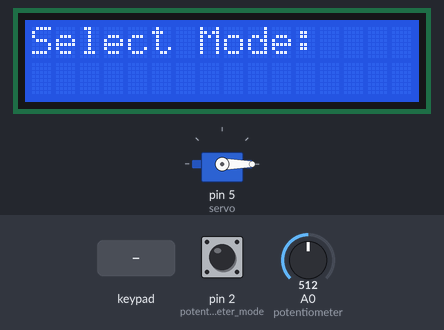
Bench run of a sketch on a simulated Arduino Uno, built with avr-gcc and run on an emulated ATmega328P. Shown: 16×2 character LCD, servo. The test bench sets the inputs (shaded band); at power-on: pin 2 (potentiometer_mode) LOW, A0 (potentiometer) = 512. What the sketch prints to the serial monitor is not drawn.

Above: at 1.2 s.
1.3 s: key 'A' pressed
At 3.6 s:
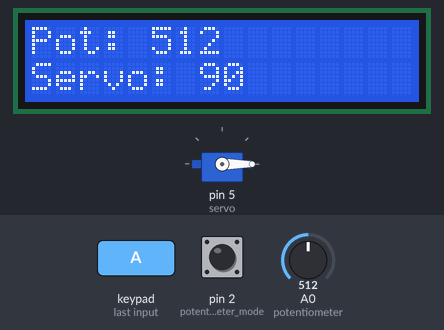
3.9 s: pin 2 (potentiometer_mode) pulled HIGH for 0.15 s
At 4.4 s:
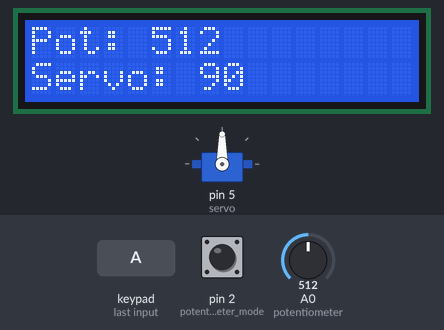
5.5 s: A0 (potentiometer) set to 716
At 6.6 s:
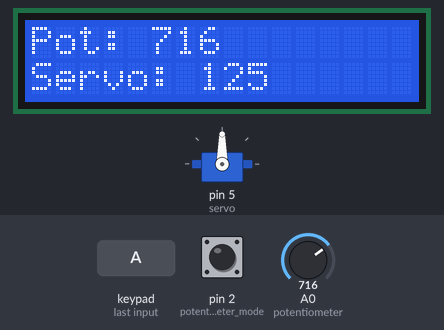
7.0 s: pin 2 (potentiometer_mode) pulled HIGH for 1 s
At 7.9 s:
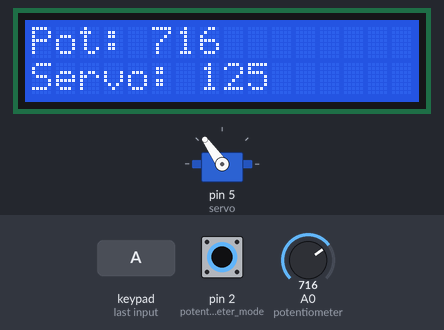
9.5 s: A0 (potentiometer) set to 900
At 10.7 s:
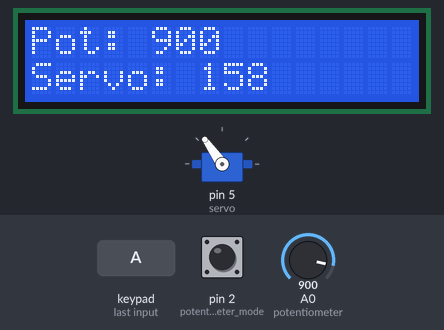
11.0 s: pin 2 (potentiometer_mode) pulled HIGH for 0.15 s
At 12.3 s:
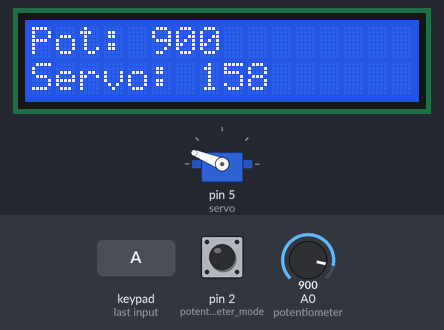
Timing chart, 0 to 13.6 s (numbered marks = the images above; inputs shaded):
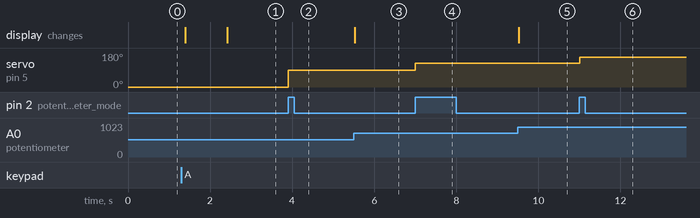

The sketch:

Beta.ino
```cpp
#include <Servo.h>
#include <Keypad.h>
#include <Wire.h>
#include <LiquidCrystal_I2C.h>
LiquidCrystal_I2C lcd(0x27,16,2);  // set the LCD address to 0x3F for a 16 chars and 2 line display


#define potentiometer A0
#define servo_pin 5
Servo servo;

char key;
int currentValue = 0;
int previousValue = 0;
int position;
const byte ROWS = 4;
const byte COLS = 4;

char keys[ROWS][COLS] = {
  { '1', '2', '3', 'A' },
  { '4', '5', '6', 'B' },
  { '7', '8', '9', 'C' },
  { '*', '0', '#', 'D' }
};

byte rowPins[ROWS] = { 13, 12, 11, 10 };
byte colPins[COLS] = { 9, 8, 7, 6 };
Keypad keypad = Keypad(makeKeymap(keys), rowPins, colPins, ROWS, COLS);


void setup() {
  Serial.begin(9600);
   Wire.begin();
  lcd.init();
    lcd.backlight();

  pinMode(2, INPUT);
  Serial.begin(9600);
  lcd.print("Select Mode: ");
  servo.attach(5);
  servo.write(0);
}

void loop() {

  key = keypad.getKey();
  if (key) {

    if (key == 'A') {
      lcd.clear();
      lcd.print("pot mode");
      Serial.println(key);
      delay(1000);
      while (key == 'A') potentiometer_mode();
    }

    if (key == 'B') {
      lcd.clear();
      lcd.print("Keypad mode");
      Serial.println(key);
      delay(1000);
      lcd.clear();
      lcd.print("Angle: ");
      while (key == 'B') keypad_mode();
    }
  }

  delay(100);
}


void potentiometer_mode() {
  currentValue = analogRead(potentiometer);
  Serial.println(currentValue);
  position = map(currentValue, 0, 1023, 0, 180);
  if (digitalRead(2) == HIGH) servo.write(position);
  // If the value has changed, update the LCD display
  if (currentValue != previousValue) {
    lcd.clear();

    lcd.setCursor(0, 0);
    lcd.print("Pot: ");
    lcd.print(currentValue);

    lcd.setCursor(0, 1);
    lcd.print("Servo: ");
    lcd.print(position);

    previousValue = currentValue;
  }
}


void keypad_mode() {

  char key = keypad.getKey();  // Read the keypad input

  if (key) {             // If a key is pressed
    if (isdigit(key)) {  // Check if the pressed key is a digit
      lcd.print(key);
      static int count = 0;
      static int number = 0;

      number = (number * 10) + (key - '0');  // Build the three-digit number

      count++;

      if (count == 3) {  // Once three digits are entered
        Serial.println("Three-digit number entered: " + String(number));
        count = 0;
        servo.write(number);
      }
    }
  }
}
```

Measured:
- after the input at 1.3 s, the display: first changes after 0.09 s (image 1 shows a later state)
- after the input at 3.9 s, servo on pin 5 (servo): 0° → 90° at once
- after the input at 5.5 s, the display: changes at once (image 3)
- after the input at 7.0 s, servo on pin 5 (servo): 90° → 125° at once
- after the input at 9.5 s, the display: changes at once (image 5)
- after the input at 11.0 s, servo on pin 5 (servo): 125° → 158° at once
